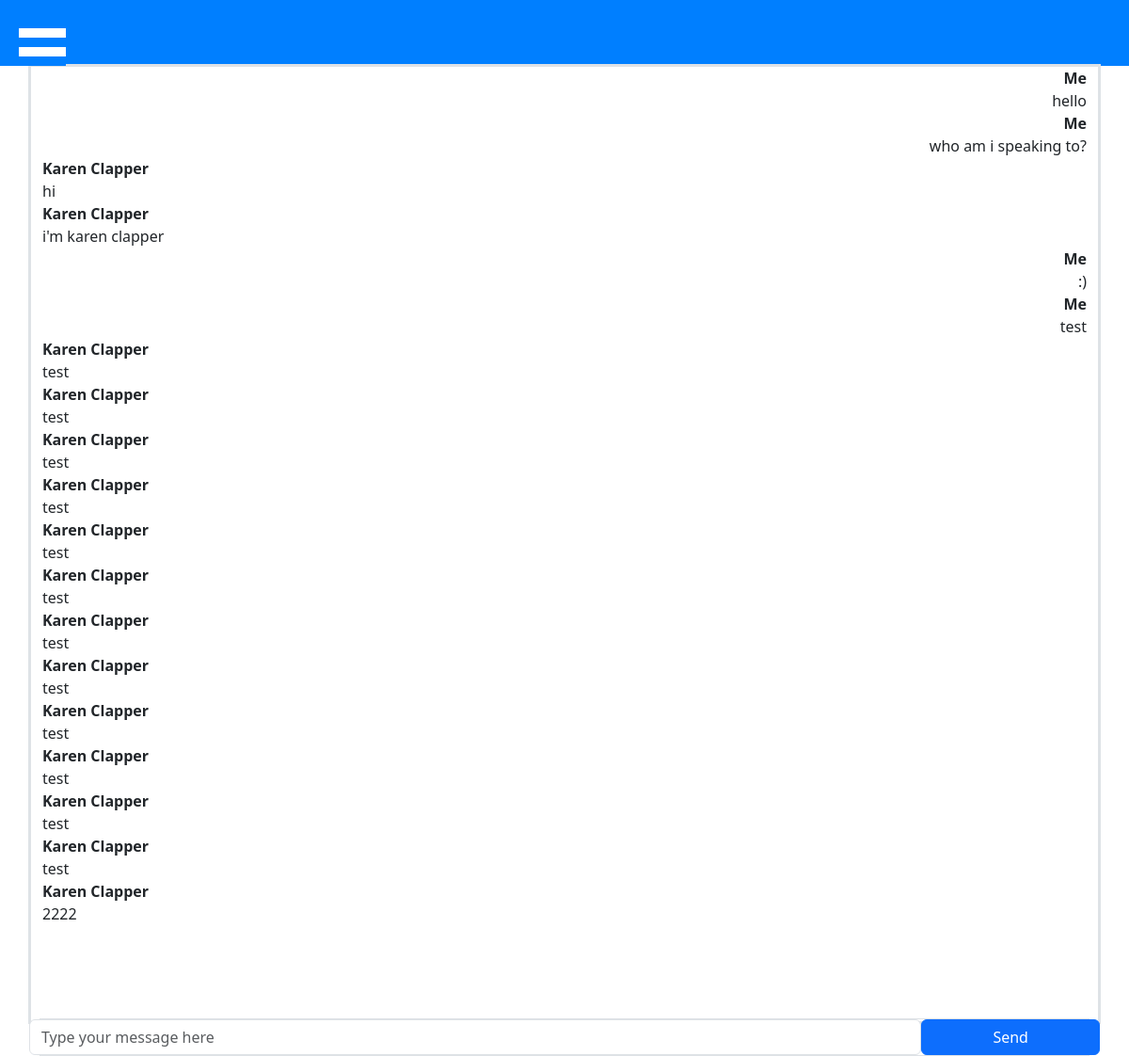
Screenshot of /chatpage.php?toId=15 (signed in) with the database file from the repository.
### tables this page shows
CREATE TABLE `messages` (
  `message_id` int(11) NOT NULL,
  `dateTime` datetime NOT NULL,
  `fromId` int(11) NOT NULL,
  `toId` int(11) NOT NULL,
  `message` varchar(500) NOT NULL
);

CREATE TABLE `users` (
  `id` int(11) NOT NULL,
  `name` varchar(200) NOT NULL,
  `email` varchar(100) NOT NULL,
  `password` varchar(200) NOT NULL,
  `role` varchar(10) NOT NULL DEFAULT 'member',
  `profile_pic` varchar(250) NOT NULL DEFAULT 'default.jpg',
  `userStatus` varchar(10) NOT NULL DEFAULT 'active'
);

### chatpage.php (the view, shortened to what this page needs)
<?php
$fromId = $_SESSION['userId'];
$toId = $_GET['toId'];
require('project_connection.php');
try {
  $sqlAllMessages = "SELECT * FROM messages WHERE (fromId = :fromId AND toId = :toId) OR (fromId = :toId AND toId = :fromId)";
  $stmtAllMessages = $db->prepare($sqlAllMessages);
  $stmtAllMessages->bindParam(':fromId', $fromId);
  $stmtAllMessages->bindParam(':toId', $toId);
  $stmtAllMessages->execute();
  $allMessages = $stmtAllMessages->fetchAll();
  $toUserName = "SELECT DISTINCT name from users WHERE id = :toId";
  $stmtToUser = $db->prepare($toUserName);
  $stmtToUser->bindParam(':toId', $toId);
  $stmtToUser->execute();
  $toUserName = $stmtToUser->fetch();
} catch (PDOException $e) {
  echo $e->getMessage();
}
if ($_SESSION['userType'] == "member")
  require('navbar_member.php');
else if ($_SESSION['userType'] == "admin")
  require('navbar_admin.php');
else if ($_SESSION['userType'] == "specialist")
  require('navbar_specialist.php');
?>
<!DOCTYPE html>
<html lang="en">
<head>
  <link href="./assets/dist/css/bootstrap.min.css" rel="stylesheet">
</head>
<body style='width:100vw;'>
  <div class="container-md border border-3 border-black" style="margin-bottom:32px;  position:relative; bottom:2px; height:100vh; overflow-y:auto;">
    <div class="row ">
      <?php
      foreach ($allMessages as $message) {
        if ($message['fromId'] == $fromId) {
          echo '<div class="col-12 text-end"><b>Me</b><br> ' . $message['message'] . '</div>';
        } else {
          echo "<div class='col-12 text-start'><b>" . $toUserName['name'] . "</b><br>" . $message['message'] . "</div>";
        }
      }
      ?>
    </div>
  </div>
  <div class="container-md fixed-bottom">
    <div class="border shadow-sm">
      <form action="processMessage.php" method="post" style="margin-bottom: 0px;">
        <div class="row">
          <div class="col-10 px-0">
            <input type="text" name="message" class="form-control w-100" placeholder="Type your message here">
          </div>
          <div class="col-2 px-0">
            <button type="submit" class="btn btn-primary  w-100">Send</button>
          </div>
        </div>
      </form>
    </div>
  </div>
</body>
</html>

### rows the page displays
messages: message "hello"
messages: message "who am i speaking to?"
messages: fromId.name "Karen Clapper", message "hi"
messages: fromId.name "Karen Clapper", message "i'm karen clapper"
messages: message ":)"
messages: message "test"
messages: fromId.name "Karen Clapper", message "test"
messages: fromId.name "Karen Clapper", message "test"
messages: fromId.name "Karen Clapper", message "test"
messages: fromId.name "Karen Clapper", message "test"
messages: fromId.name "Karen Clapper", message "test"
messages: fromId.name "Karen Clapper", message "test"
messages: fromId.name "Karen Clapper", message "test"
messages: fromId.name "Karen Clapper", message "test"
messages: fromId.name "Karen Clapper", message "test"
messages: fromId.name "Karen Clapper", message "test"
messages: fromId.name "Karen Clapper", message "test"
messages: fromId.name "Karen Clapper", message "test"
messages: fromId.name "Karen Clapper", message "2222"
